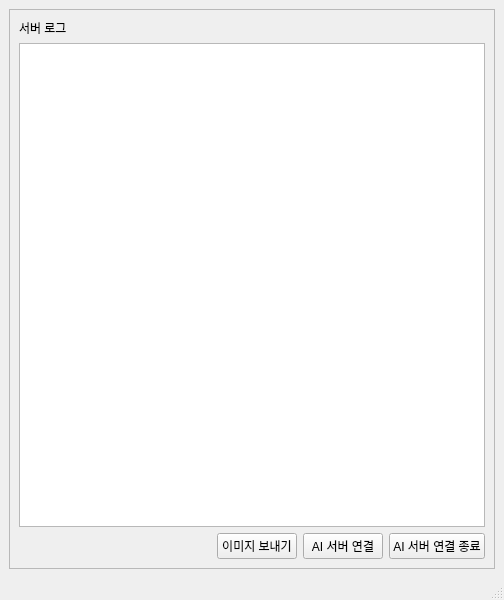
<?xml version="1.0" encoding="UTF-8"?>
<ui version="4.0">
 <class>MainWindow</class>
 <widget class="QMainWindow" name="MainWindow">
  <property name="geometry">
   <rect>
    <x>0</x>
    <y>0</y>
    <width>504</width>
    <height>600</height>
   </rect>
  </property>
  <property name="windowTitle">
   <string>MainWindow</string>
  </property>
  <widget class="QWidget" name="centralwidget">
   <layout class="QGridLayout" name="gridLayout">
    <item row="1" column="0">
     <widget class="QFrame" name="frame">
      <property name="frameShape">
       <enum>QFrame::StyledPanel</enum>
      </property>
      <property name="frameShadow">
       <enum>QFrame::Raised</enum>
      </property>
      <layout class="QGridLayout" name="gridLayout_2">
       <item row="0" column="0">
        <widget class="QLabel" name="label_2">
         <property name="text">
          <string>서버 로그</string>
         </property>
        </widget>
       </item>
       <item row="1" column="0" colspan="4">
        <widget class="QTextEdit" name="textEdit_server_log"/>
       </item>
       <item row="2" column="3">
        <widget class="QPushButton" name="btn_AI_server_disconnect">
         <property name="text">
          <string>AI 서버 연결 종료</string>
         </property>
        </widget>
       </item>
       <item row="2" column="2">
        <widget class="QPushButton" name="btn_AI_server_connect">
         <property name="text">
          <string>AI 서버 연결</string>
         </property>
        </widget>
       </item>
       <item row="2" column="0">
        <spacer name="horizontalSpacer">
         <property name="orientation">
          <enum>Qt::Horizontal</enum>
         </property>
         <property name="sizeHint" stdset="0">
          <size>
           <width>40</width>
           <height>20</height>
          </size>
         </property>
        </spacer>
       </item>
       <item row="2" column="1">
        <widget class="QPushButton" name="send_image">
         <property name="text">
          <string>이미지 보내기</string>
         </property>
        </widget>
       </item>
      </layout>
     </widget>
    </item>
   </layout>
  </widget>
  <widget class="QMenuBar" name="menubar">
   <property name="geometry">
    <rect>
     <x>0</x>
     <y>0</y>
     <width>504</width>
     <height>22</height>
    </rect>
   </property>
  </widget>
  <widget class="QStatusBar" name="statusbar"/>
 </widget>
 <resources/>
 <connections/>
</ui>
